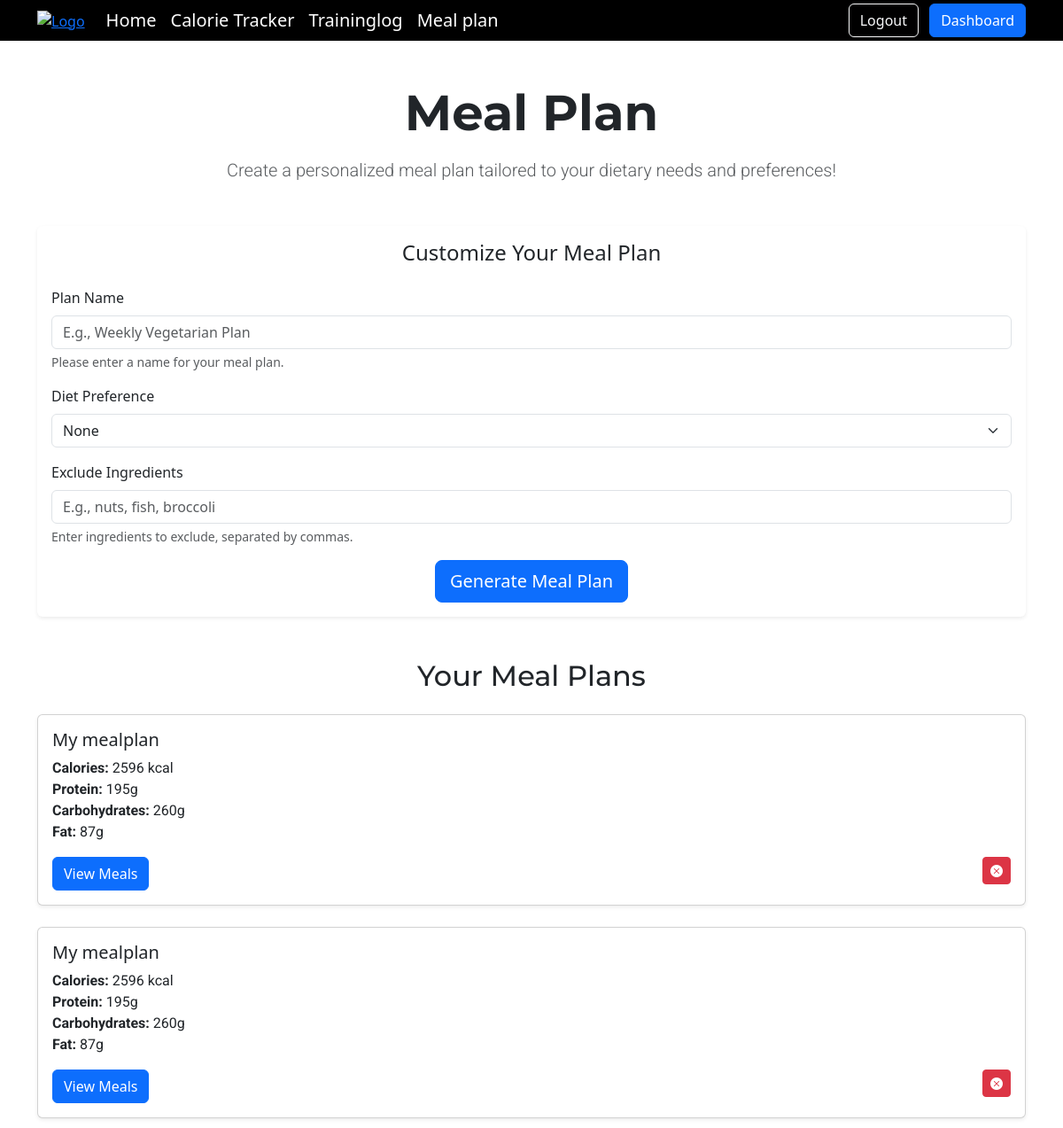
Page /mealplan (signed in, upper part) on the earlier database version.
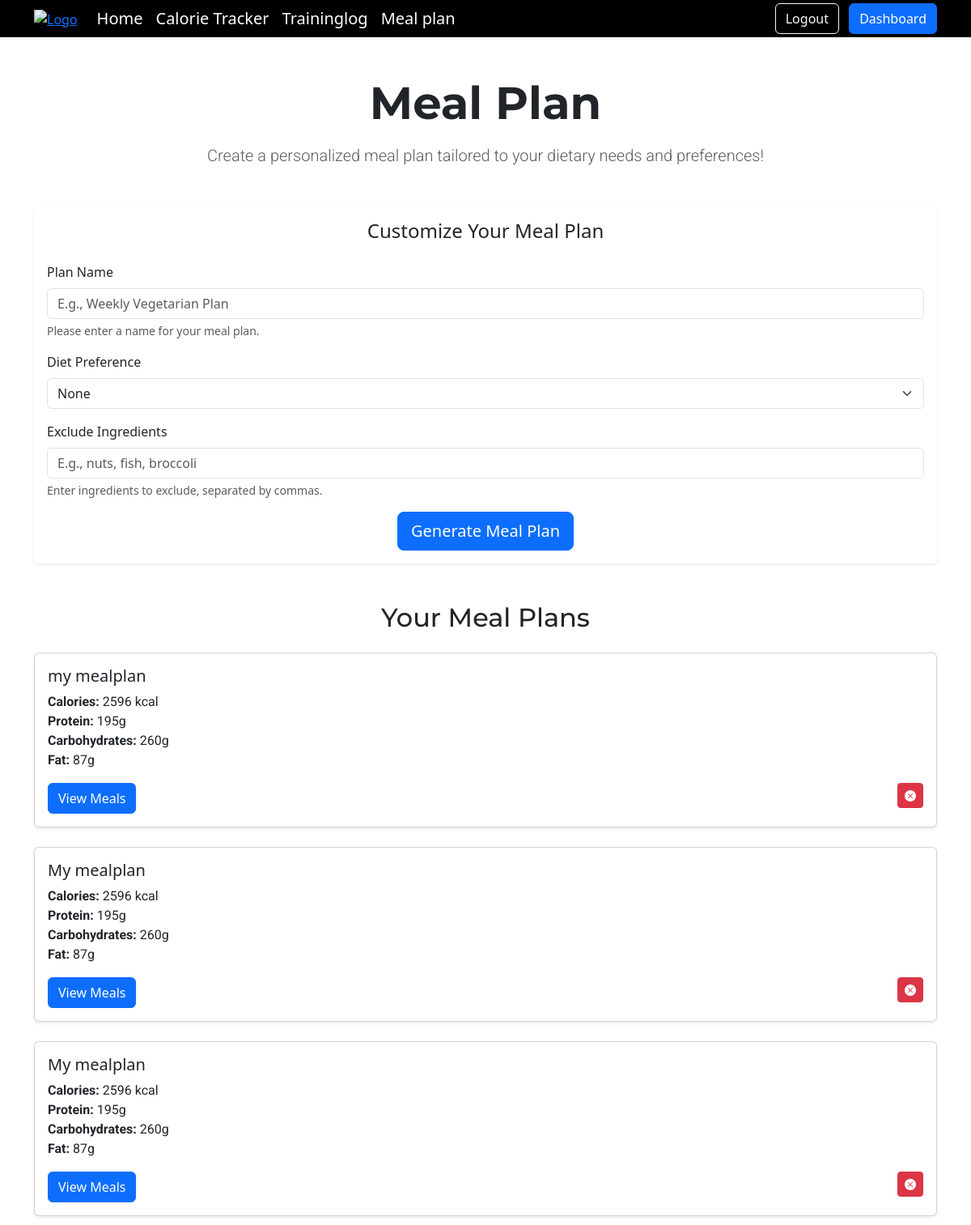
Same page on the later database version.
### tables this page shows
CREATE TABLE meal_plans (
id INTEGER PRIMARY KEY AUTOINCREMENT,
user_id INTEGER NOT NULL,
created_at DATETIME DEFAULT CURRENT_TIMESTAMP,
name TEXT,
calories INTEGER,
protein INTEGER,
carbohydrates INTEGER,
fat INTEGER,
FOREIGN KEY (user_id) REFERENCES users(id)
);

### app.py (the view)
@app.route("/mealplan", methods=["GET", "POST"])
@login_required
def mealplan():
    user_id = session["user_id"]
    def select_data(user_id):
        meal_plans = db.execute(
            """
            SELECT id, name, calories, protein, carbohydrates, fat
            FROM meal_plans
            WHERE user_id = ?
            ORDER BY created_at DESC
            """,
            user_id
        )
        meals = db.execute(
            """
            SELECT meal_id, meal_plan_id, title, source_url, ready_in_minutes, recipe, imagetype
            FROM meal_plan_meals
            WHERE meal_plan_id IN (SELECT id FROM meal_plans WHERE user_id = ?)
            """,
            user_id
        )
        meals_by_plan = {}
        for meal in meals:
            meal_plan_id = meal["meal_plan_id"]
            if meal_plan_id not in meals_by_plan:
                meals_by_plan[meal_plan_id] = []
            meals_by_plan[meal_plan_id].append(meal)
        return meal_plans, meals_by_plan
    def calculate_macronutrients(calorie_goal, goal_type):
        """Beregner minimum protein, kulhydrat og fedt baseret på mål og kalorieindtag."""
        if goal_type == "weight_loss":
            protein_ratio, carb_ratio, fat_ratio = 0.35, 0.30, 0.35
        elif goal_type == "muscle_gain":
            protein_ratio, carb_ratio, fat_ratio = 0.40, 0.40, 0.20
        else:  # maintenance
            protein_ratio, carb_ratio, fat_ratio = 0.30, 0.40, 0.30
        protein = calorie_goal * protein_ratio / 4  # 1 gram protein = 4 kcal
        carbs = calorie_goal * carb_ratio / 4      # 1 gram kulhydrat = 4 kcal
        fat = calorie_goal * fat_ratio / 9         # 1 gram fedt = 9 kcal
        return round(protein), round(carbs), round(fat)
    if request.method == "POST":
        action = request.form.get("action")
        if action == "delete":
            plan_id = request.form.get("plan_id")
            if plan_id:
                db.execute("DELETE FROM meal_plan_meals WHERE meal_plan_id = ?", plan_id)
                db.execute("DELETE FROM meal_plans WHERE id = ? AND user_id = ?", plan_id, user_id)
        elif action == "add":
            if not request.form.get("plan_name"):
                return render_template("mealplan.html", error="Please enter a meal plan name.")
            valid_diet_preferences = ["", "vegetarian", "vegan", "keto", "paleo"]
            diet = request.form.get("diet")
            if diet not in valid_diet_preferences:
                return render_template("mealplan.html", error="Invalid diet preference selected.")
            user_data = db.execute("SELECT daily_calorie_goal, goal_type FROM users WHERE id = ?", user_id)[0]
            calorie_goal = user_data["daily_calorie_goal"]
            goal_type = user_data["goal_type"]
            total_protein, total_carbs, total_fat = calculate_macronutrients(calorie_goal, goal_type)
            meal_protein = round((total_protein / 3) * 0.65)  # F.eks. 75% af det tidligere krav
            meal_carbs = round((total_carbs / 3) * 0.65)
            meal_fat = round((total_fat / 3) * 0.65)
            api_key = "71433d93ff0445e68f984bb19ca3048f"
            meal_types = ["breakfast", "main course", "main course"]
            meals = []
            available_offsets = list(range(1, 4))  # Liste med offsets fra 1 til 10
            for meal_type in meal_types:
                if not available_offsets:
                    return render_template("mealplan.html", error="Could not generate a complete meal plan. Not enough unique offsets available.")
                offset = random.choice(available_offsets)
                url = "https://api.spoonacular.com/recipes/complexSearch"
                params = {
                    "apiKey": api_key,
                    "diet": diet,
                    "excludeIngredients": request.form.get("exclude", "").strip(),
                    "type": meal_type,
                    "addRecipeNutrition": True,
                    "number": 1,
                    "minProtein": meal_protein,
                    "minCarbs": meal_carbs,
                    "minFat": meal_fat,
                    "offset": offset  # Brug det tilfældige offset
                }
                response = requests.get(url, params=params)
                print(f"Response status code for {meal_type}: {response.status_code}")
                print(f"Response for {meal_type}: {response.text}")  # Debugging API response
                if response.status_code == 200:
                    result = response.json().get("results", [])
                    if result:
                        meals.append(result[0])
                else:
                    return render_template("mealplan.html", error=f"Failed to fetch {meal_type}. Try again.")
            if not meals or len(meals) != 3:
                return render_template("mealplan.html", error="Could not generate a complete meal plan. Try again.")
            meal_plan_id = db.execute(
                """
                INSERT INTO meal_plans (user_id, name, calories, protein, carbohydrates, fat)
                VALUES (?, ?, ?, ?, ?, ?)
                """,
                user_id, request.form.get("plan_name"), calorie_goal, total_protein, total_carbs, total_fat
            )
            for meal in meals:
                db.execute(
                    """
                    INSERT INTO meal_plan_meals (meal_id, meal_plan_id, title, source_url, ready_in_minutes, recipe, imagetype)
                    VALUES (?, ?, ?, ?, ?, ?, ?)
                    """,
                    meal["id"], meal_plan_id, meal["title"], meal["sourceUrl"], meal.get("readyInMinutes", 0),
                    "Recipe unavailable", meal["imageType"]
                )
        meal_plans, meals_by_plan = select_data(user_id)
        return render_template("mealplan.html", meal_plans=meal_plans, meals_by_plan=meals_by_plan)
    else:  # GET request
        meal_plans, meals_by_plan = select_data(user_id)
        return render_template("mealplan.html", meal_plans=meal_plans, meals_by_plan=meals_by_plan)

### app.py (called while the page is built)
def login_required(f):
    @wraps(f)
    def decorated_function(*args, **kwargs):
        if session.get("user_id") is None:
            return redirect("/login")
        return f(*args, **kwargs)
    return decorated_function

@app.after_request
def after_request(response):
    response.headers["Cache-Control"] = "no-cache, no-store, must-revalidate"
    response.headers["Expires"] = 0
    response.headers["Pragma"] = "no-cache"
    return response

### templates/mealplan.html (shortened to what this page needs)
{% extends "layout.html" %}
{% block main %}
<div class="container my-5 text-center">
    <h1 class="display-4 mb-3 fw-bold">Meal Plan</h1>
    <p class="lead text-muted">Create a personalized meal plan tailored to your dietary needs and preferences!</p>
</div>
<div class="container my-5">
    <div class="card shadow-sm border-0">
        <div class="card-body">
            <h4 class="card-title text-center mb-4">Customize Your Meal Plan</h4>
            <form action="/mealplan" method="post">
                <div class="mb-3">
                    <label for="plan_name" class="form-label">Plan Name</label>
                    <input type="text" class="form-control" id="plan_name" name="plan_name" placeholder="E.g., Weekly Vegetarian Plan" required>
                    <div class="form-text">Please enter a name for your meal plan.</div>
                </div>
                <div class="mb-3">
                    <label for="diet" class="form-label">Diet Preference</label>
                    <select class="form-select" id="diet" name="diet">
                        <option value="" selected>None</option>
                    </select>
                </div>
                <div class="mb-3">
                    <label for="exclude" class="form-label">Exclude Ingredients</label>
                    <input type="text" class="form-control" id="exclude" name="exclude" placeholder="E.g., nuts, fish, broccoli">
                    <div class="form-text">Enter ingredients to exclude, separated by commas.</div>
                </div>
                <div class="text-center">
                    <button type="submit" class="btn btn-primary btn-lg">Generate Meal Plan</button>
                </div>
            </form>
        </div>
    </div>
</div>
<div class="container my-5">
    <h2 class="text-center mb-4">Your Meal Plans</h2>
    {% for plan in meal_plans %}
    <div class="row mb-4">
        <div class="col-12">
            <div class="card shadow-sm">
                <div class="card-body">
                    <h5 class="card-title">{{ plan.name }}</h5>
                    <p>
                        <strong>Calories:</strong> {{ plan.calories }} kcal<br>
                        <strong>Protein:</strong> {{ plan.protein }}g<br>
                        <strong>Carbohydrates:</strong> {{ plan.carbohydrates }}g<br>
                        <strong>Fat:</strong> {{ plan.fat }}g
                    </p>
                    <div class="d-flex justify-content-between">
                        <button class="btn btn-primary" data-bs-toggle="collapse" data-bs-target="#plan-{{ plan.id }}">
                            View Meals
                        </button>
                        <form action="/mealplan" method="post" style="display: inline;">
                            <button class="btn btn-sm btn-danger" type="submit">
                                <i class="bi bi-x-circle-fill"></i>
                            </button>
                        </form>
                    </div>
                </div>
            </div>
        </div>
    </div>
    {% endfor %}
</div>
{% endblock %}

### templates/layout.html (shortened to what this page needs)
<!DOCTYPE html>
<html lang="en">
<head>
    <link href="https://cdn.jsdelivr.net/npm/bootstrap@5.3.3/dist/css/bootstrap.min.css" rel="stylesheet">
    <link href="/static/styles.css" rel="stylesheet">
    <link href="https://cdn.jsdelivr.net/npm/bootstrap-icons/font/bootstrap-icons.css" rel="stylesheet">
</head>
<body class="d-flex flex-column min-vh-100">
    <header class="bg-black">
        <div class="container">
            <div class="d-flex flex-wrap align-items-center justify-content-center justify-content-lg-start">
                <a href="/" class="me-3">
                    <img src="/static/logo-white.png" alt="Logo" class="img-fluid" style="max-height: 150px;">
                </a>
                {% if session["user_id"] %}
                    <ul class="nav col-12 col-lg-auto me-lg-auto mb-2 justify-content-center mb-md-0">
                        <li><a href="/" class="nav-link px-2 text-white fs-5">Home</a></li>
                        <li><a href="/calorietracker" class="nav-link px-2 text-white fs-5">Calorie Tracker</a></li>
                        <li><a href="/traininglog" class="nav-link px-2 text-white fs-5">Traininglog</a></li>
                        <li><a href="/mealplan" class="nav-link px-2 text-white fs-5">Meal plan</a></li>
                    </ul>
                    <div class="text-end">
                        <a href="/logout" class="btn btn-outline-light me-2">Logout</a>
                        <a href="/dashboard" class="btn btn-primary">Dashboard</a>
                    </div>
                {% endif %}
            </div>
        </div>
    </header>
    <main class="flex-grow-1">
        {% block main %}{% endblock %}
    </main>
</body>
</html>

### static/styles.css (style rules this page uses)
h1, h2, h3 { font-family: 'Montserrat', sans-serif !important; }
p { font-family: 'Roboto', sans-serif !important; }

Differences in the rows shown:
added meal_plans: name "my mealplan", calories "2596", protein "195", carbohydrates "260", fat "87"
